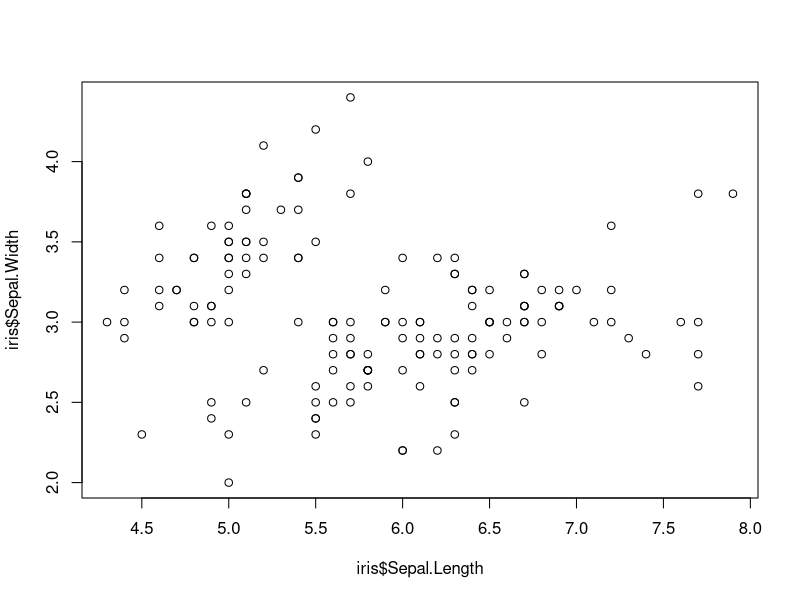
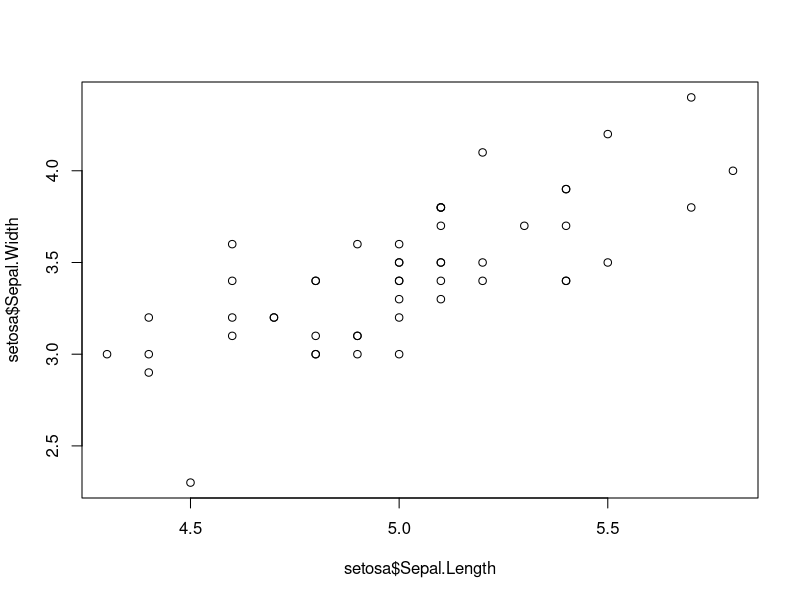
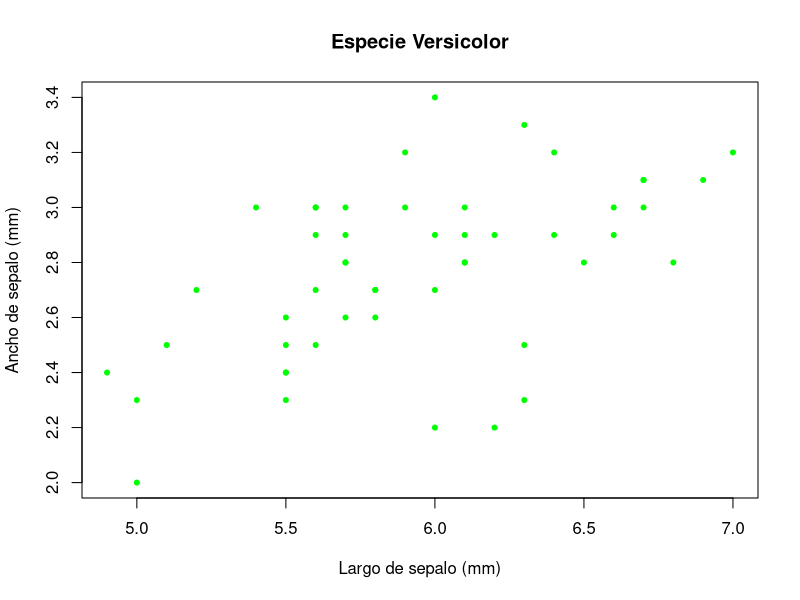
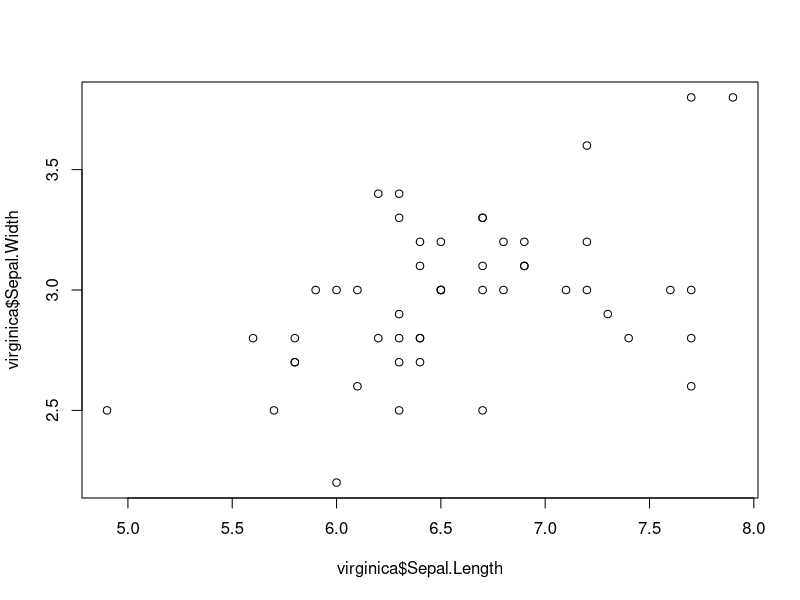

The R script that drew these images, in order:
#Carolina Guadalupe Hernández García 
#Matricula 2074797
#Fecha: 12 octubre 2020
#Clase 7. Correlación 


data(iris)
head(iris)

plot(iris$Sepal.Length, iris$Sepal.Width)

cor.test(iris$Sepal.Length, iris$Sepal.Width)

setosa <- subset(iris, Species == "setosa")
plot(setosa$Sepal.Length, setosa$Sepal.Width)

cor.test(setosa$Sepal.Length, setosa$Sepal.Width)

versicolor <- subset(iris, Species =="versicolor")
plot(versicolor$Sepal.Length, versicolor$Sepal.Width, pch= 20, col= "green", 
     xlab = "Largo de sepalo (mm)", ylab= "Ancho de sepalo (mm)",
     main= "Especie Versicolor")

cor.test(versicolor$Sepal.Length, versicolor$Sepal.Width)

virginica <- subset(iris, Species == "virginica")
plot(virginica$Sepal.Length, virginica$Sepal.Width)

cor.test(virginica$Sepal.Length, virginica$Sepal.Width)
0.4572278*0.4572278
